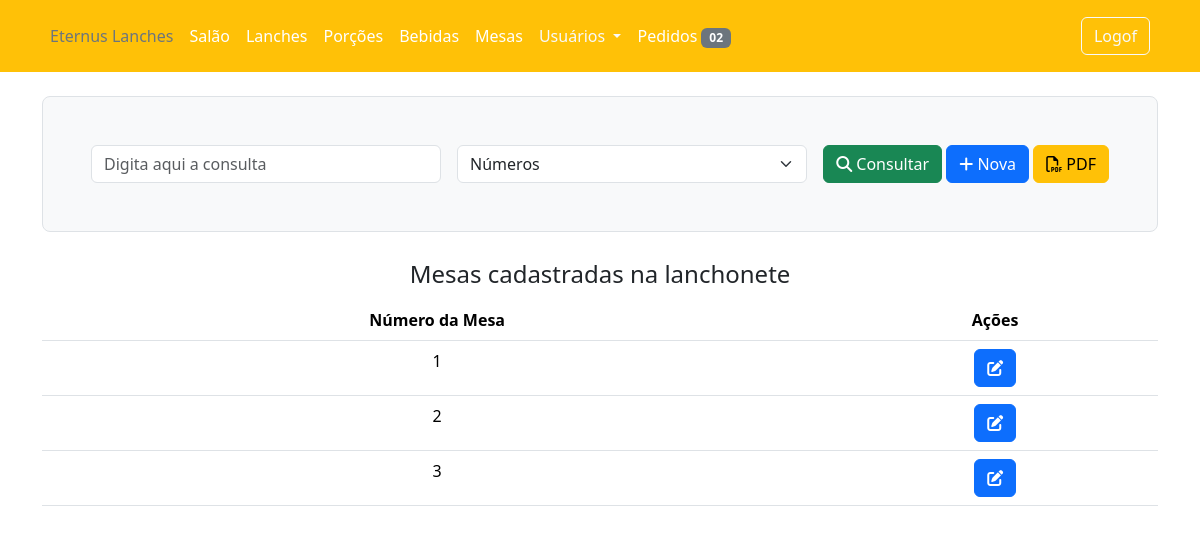
/mesas (signed in), run on an earlier commit of the app's database.
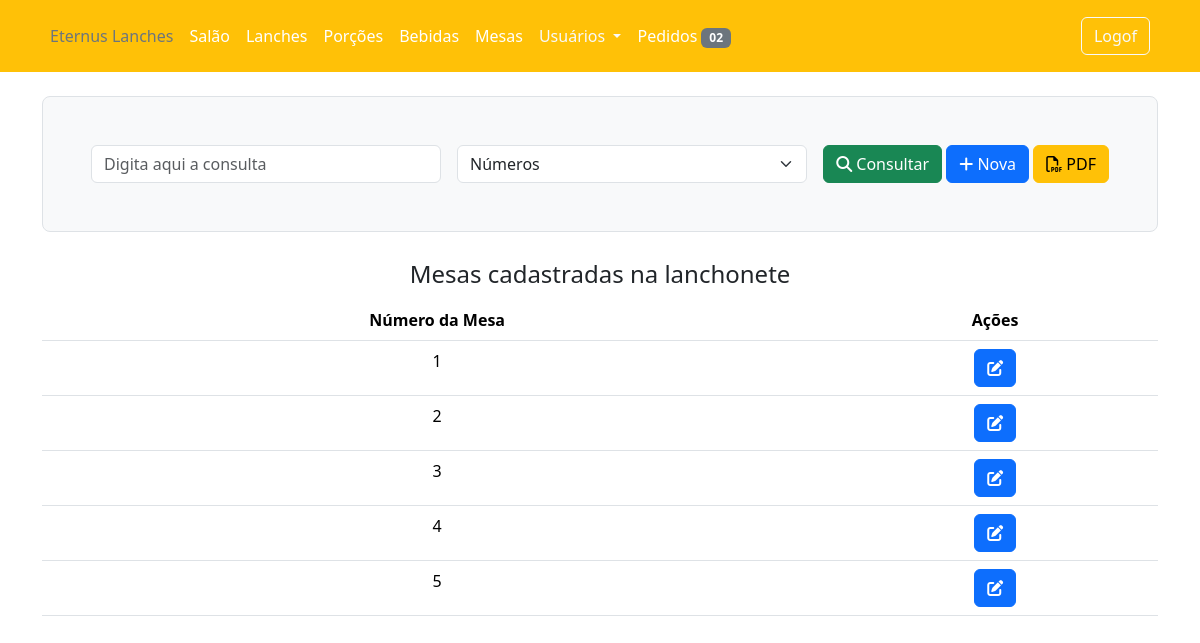
And on a later commit of the database.
### app/models/bdEternusLanches.py (models this page shows, shortened)
class Mesas(db.Model):
    __tablename__ = 'Mesas'
    id = db.Column(db.Integer, primary_key=True)
    numero = db.Column(db.Integer, unique=True, nullable=False)
    livre = db.Column(db.Boolean, nullable=False, default=True)
    pedidos = db.relationship('Pedidos', backref='mesas', lazy=True)

### app/controllers/lanchonete/routes.py (the view)
@lanchonete.route('/mesas', methods=['GET'])
@login_required
def mesas():
    if current_user.is_authenticated:
        if current_user.acesso[0].tipo == 'Funcionario':
            form = MesasForm()
            mesas = Mesas.query.all()
            return render_template('lanchonete/mesas.html', title='Mesas', form=form, mesas=mesas)
        else:
            flash('Não tem permissão para acessar essa página', 'danger')
            return redirect(url_for('home.index'))
    else:
        flash('Faça o login para acessar essa página.', 'danger')
        return redirect(url_for('users.login'))

### app/controllers/lanchonete/lanchoneteForm.py
class MesasForm(FlaskForm):
    consultar = StringField('Consulta', validators=[DataRequired()])
    selection = SelectField(choices=['Números', 'Teste'])

### app/models/bdEternusLanches.py (called while the page is built)
@login_manager.user_loader
def load_user(user_id):
    return Users.query.get(int(user_id))

### app/templates/lanchonete/mesas.html (shortened to what this page needs)
{% extends 'layout/lanchonete.html' %}
{% block content %}
<div class="container">
    <header class="h-100 p-5 bg-light border rounded-3 mt-4">
        <form action="" method="POST" class="row g-3">
            <div class="col md-3">
                {{form.consultar(class='form-control', placeholder='Digita aqui a consulta')}}
            </div>
            <div class="col md-4">
                {{form.selection(class='form-select col-md-2 ml-3')}}
            </div>
            <div class="col-auto">
                <button type="submit" class="btn btn-success ml-4"><i class="fa-solid fa-magnifying-glass"></i> Consultar</button>
                <a class="btn btn-primary ml-3" href="{{url_for('lanchonete.novaMesa')}}" role="button"><i class="fa-solid fa-plus"></i> Nova</a>
                <a class="btn btn-warning ml-3" href=" " role="button"><i class="fa-regular fa-file-pdf"></i> PDF</a>
            </div>
        </form>
    </header>
    <main>
        <fieldset>
            <legend class="text-center mt-4">Mesas cadastradas na lanchonete</legend>
            <table class="table table-hover text-center">
                <thead>
                    <tr>
                        <th scope="col">Número da Mesa</th>
                        <th scope="col">Ações</th>
                    </tr>
                </thead>
                <tbody>
                    {% for mesa in mesas%}
                    <tr>
                        <td scope="row">{{mesa.numero}}</td>
                        <td scope="row">
                            <button onclick="editarMesa('{{mesa.id}}')" type="button" class="btn btn-primary" data-bs-toggle="modal" data-bs-target="#mesaModal">
                                <i class="fa-solid fa-pen-to-square"></i>
                            </button>
                        </td>
                    </tr>
                    {% endfor %}
                </tbody>
            </table>
        </fieldset>
    </main>
</div>
{% endblock content %}

### app/templates/layout/lanchonete.html (shortened to what this page needs)
<!doctype html>
<html lang="en">
    <head>
        <link rel="stylesheet" href="{{url_for('static', filename='node_modules/bootstrap/dist/css/bootstrap.min.css')}}"/>
        <link rel="stylesheet" href="{{url_for('static', filename='node_modules/@fortawesome/fontawesome-free/css/fontawesome.css')}}">
        <link rel="stylesheet" href="{{url_for('static', filename='node_modules/@fortawesome/fontawesome-free/css/brands.css')}}">
        <link rel="stylesheet" href="{{url_for('static', filename='node_modules/@fortawesome/fontawesome-free/css/solid.css')}}">
    </head>
    <body>
      <header class="p-3 text-bg-warning">
        <div class="container">
          <div class="d-flex flex-wrap align-items-center justify-content-center justify-content-lg-start">
            <ul class="nav col-12 col-lg-auto me-lg-auto mb-2 justify-content-center mb-md-0">
              <li><a href="{{url_for('home.index')}}" class="nav-link px-2 text-secondary">Eternus Lanches</a></li>
              <li><a href="{{url_for('lanchonete.salaoLanchonete')}}" class="nav-link px-2 text-white">Salão</a></li>
              <li><a href="{{url_for('lanchonete.lanchesView')}}" class="nav-link px-2 text-white">Lanches</a></li>
              <li><a href="{{url_for('lanchonete.porcoes')}}" class="nav-link px-2 text-white">Porções</a></li>
              <li><a href="{{url_for('lanchonete.bebidas')}}" class="nav-link px-2 text-white">Bebidas</a></li>
              <li><a href="{{url_for('lanchonete.mesas')}}" class="nav-link px-2 text-white">Mesas</a></li>
              <ul class="navbar-nav px-2">
                <li class="nav-item dropdown">
                  <a class="nav-link dropdown-toggle text-light" href="#" role="button" data-bs-toggle="dropdown" aria-expanded="false">
                    Usuários
                  </a>
                </li>
              </ul>
              <li><a href="{{url_for('lanchonete.pedidos')}}" class="nav-link px-2 text-white">Pedidos <span class="badge text-bg-secondary">02</span></a></li>
            </ul>
            <div class="text-end">
              <a class="btn btn-outline-light me-2" href="{{url_for('users.logout')}}" role="button">Logof</a>
            </div>
          </div>
        </div>
      </header>
      <main>
          {% block content %} {% endblock content %}
      </main>
    </body>
</html>

What changed in the data, as far as the page shows it:
added Mesas: numero "4"
added Mesas: numero "5"
